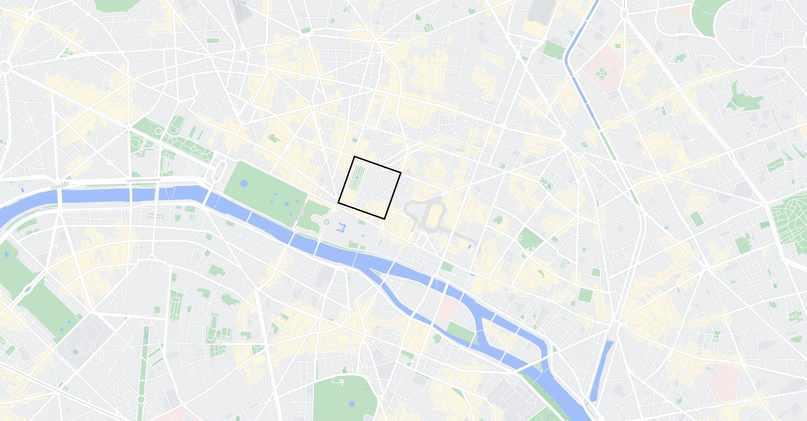
#> input picture primeri zagovora/Primer_zagovora2/data/paris_map-807-421.png, 807 x 421 px, found by its file name
$ python main.py
#> lines starting #> are read from the running program, lines starting #| are printed output that depends on the picture
#> further down, I is the input picture: shape (421, 807, 3) float32; mean R, G, B 0.919, 0.932, 0.925
import numpy as np
from matplotlib import pyplot as plt
import sys
from scipy import signal

sys.path.append(r"c:\Users\marti\Dropbox\Faks\mag\1.letnik\1.semester\Obdelava slik in videa\laboratorijske vaje")
from OSV_lib import transformImage

def color2grayscale(iImage):
    """
    Convert RGB color image to grayscale.

    Args:
        iImage: RGB color image (3D array)

    Returns:
        oImage: 2D grayscale image
    """
    # First, ensure the image intensities are in range [0, 255]
    # If image is in [0, 1] range (float), scale to [0, 255]
    if iImage.max() <= 1.0:
        iImage = iImage * 255

    # Calculate average of R, G, B components
    # Average across the color channel axis (axis=2)
    oImage = np.mean(iImage[:, :, :3], axis=2)
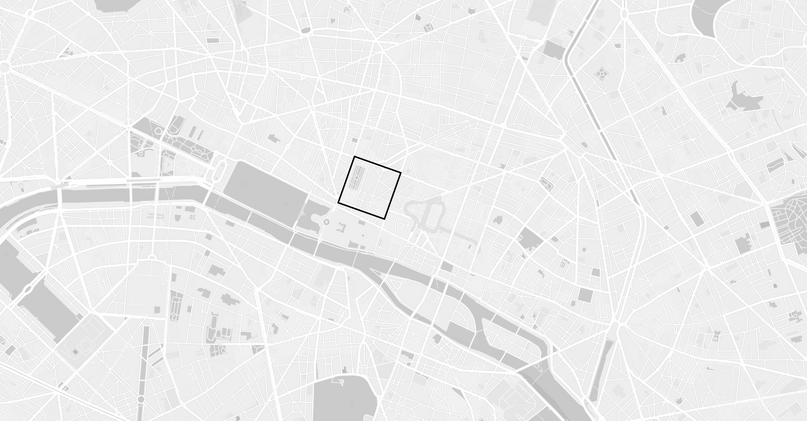
#> oImage: shape (421, 807) float32; min 0, max 255, mean 236.1

    # Round down to integer (floor)
    oImage = np.floor(oImage).astype(np.uint8)

    return oImage


# Load the input image
I = plt.imread(r"primeri zagovora\Primer_zagovora2\data\paris_map-807-421.png")

# Convert to grayscale
I_gray = color2grayscale(I)

# Display original color image
plt.figure()
plt.imshow(I)
plt.title('Original Color Image')
plt.axis('off')
plt.show()

# Display grayscale image
plt.figure()
plt.imshow(I_gray, cmap='gray')
plt.title('Grayscale Image')
plt.axis('off')
plt.show()

print(f"Original image shape: {I.shape}")
#| Original image shape: (421, 807, 3)
print(f"Grayscale image shape: {I_gray.shape}")
#| Grayscale image shape: (421, 807)
print(f"Grayscale value range: [{I_gray.min()}, {I_gray.max()}]")
#| Grayscale value range: [0, 255]


# ========== Task 2: Align the square ==========

# --- Step 1: Interactively select points A and B ---

print("\nPlease select two points on the grayscale image:")
print("1. Click on the TOP-LEFT corner of the square (Point A)")
print("2. Click on the TOP-RIGHT corner of the square (Point B)")

plt.figure()
plt.imshow(I_gray, cmap='gray')
plt.title('Select Point A (top-left) and Point B (top-right)')
plt.axis('on') # Show axes to help with coordinate selection
#> (the run stopped early here; a loop or call above may not have finished)
